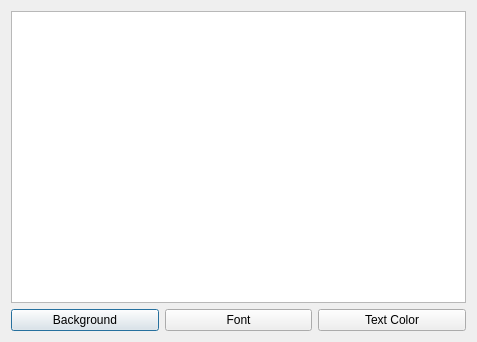
<?xml version="1.0" encoding="UTF-8"?>
<ui version="4.0">
 <class>Dialog</class>
 <widget class="QDialog" name="Dialog">
  <property name="geometry">
   <rect>
    <x>0</x>
    <y>0</y>
    <width>477</width>
    <height>342</height>
   </rect>
  </property>
  <property name="windowTitle">
   <string>Dialog</string>
  </property>
  <layout class="QVBoxLayout" name="verticalLayout">
   <item>
    <widget class="QListWidget" name="listWidget"/>
   </item>
   <item>
    <layout class="QHBoxLayout" name="horizontalLayout">
     <item>
      <widget class="QPushButton" name="pushButton">
       <property name="text">
        <string>Background</string>
       </property>
      </widget>
     </item>
     <item>
      <widget class="QPushButton" name="pushButton_2">
       <property name="text">
        <string>Font</string>
       </property>
      </widget>
     </item>
     <item>
      <widget class="QPushButton" name="pushButton_3">
       <property name="text">
        <string>Text Color</string>
       </property>
      </widget>
     </item>
    </layout>
   </item>
  </layout>
 </widget>
 <resources/>
 <connections/>
</ui>
